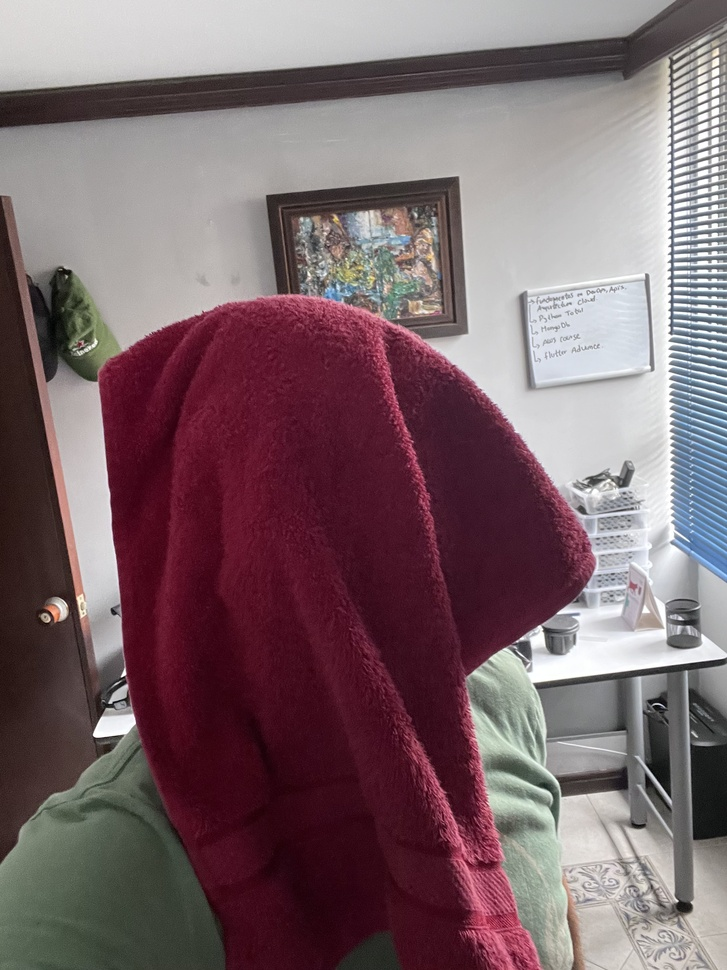
#> input picture improved-inivisbility-cloak/assets/red_cloak_testing.jpg, 727 x 970 px, shrunk from 2316 x 3088 before the run
$ python -i model.py   (imports and definitions only)
#> lines starting #> are read from the running program, lines starting #| are printed output that depends on the picture; after the words box and inside, x2 and y2 are one past the last pixel; in counts of white or black regions, pixels touching at a corner belong together
#> further down, picture is the input picture: shape (970, 727, 3); mean B, G, R 107.4, 102.3, 123.4
import cv2
import numpy as np

class VideoModel:
    def __init__(self):
        self.background = None

    def capture_background(self, cap):
        background = 0
        for i in range(60):
            ret, background = cap.read()
        self.background = background

    def process_frame(self, frame):
        frame = np.flip(frame, axis=1)
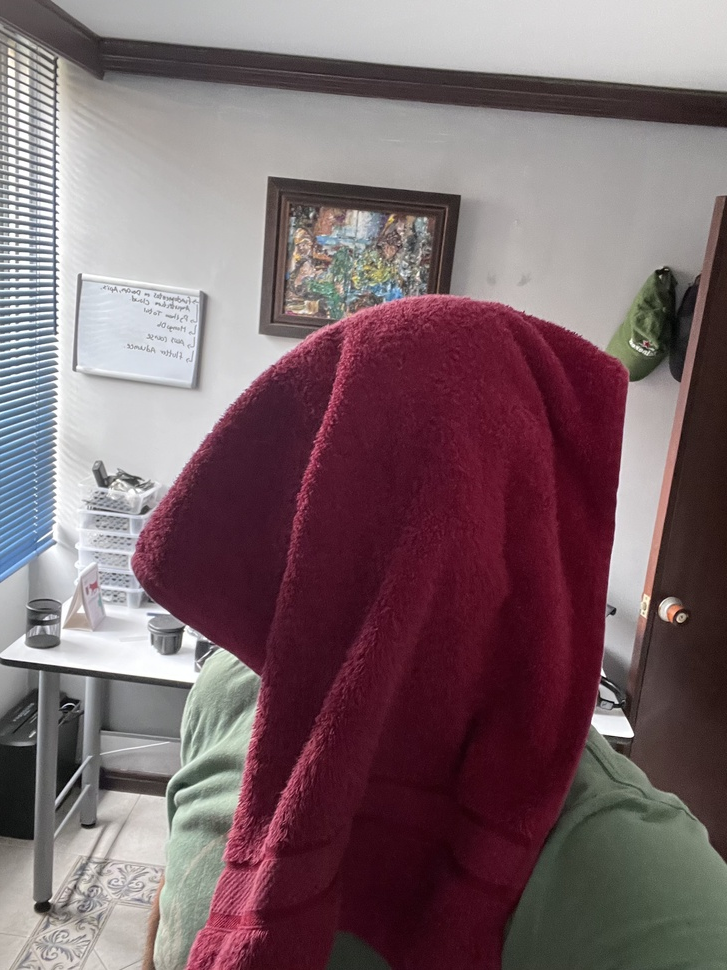
#> frame: shape (970, 727, 3); mean of channels 0, 1, 2 107.4, 102.3, 123.4; drawn as B, G, R
        hsv = cv2.cvtColor(frame, cv2.COLOR_BGR2HSV)
#> hsv: shape (970, 727, 3); mean H, S, V 96.4, 82.5, 125.9

        # Generar máscaras para detectar un color específico (en este caso, rojo)
        lower_red = np.array([0, 120, 50])
        upper_red = np.array([10, 255, 255])
        mask1 = cv2.inRange(hsv, lower_red, upper_red)
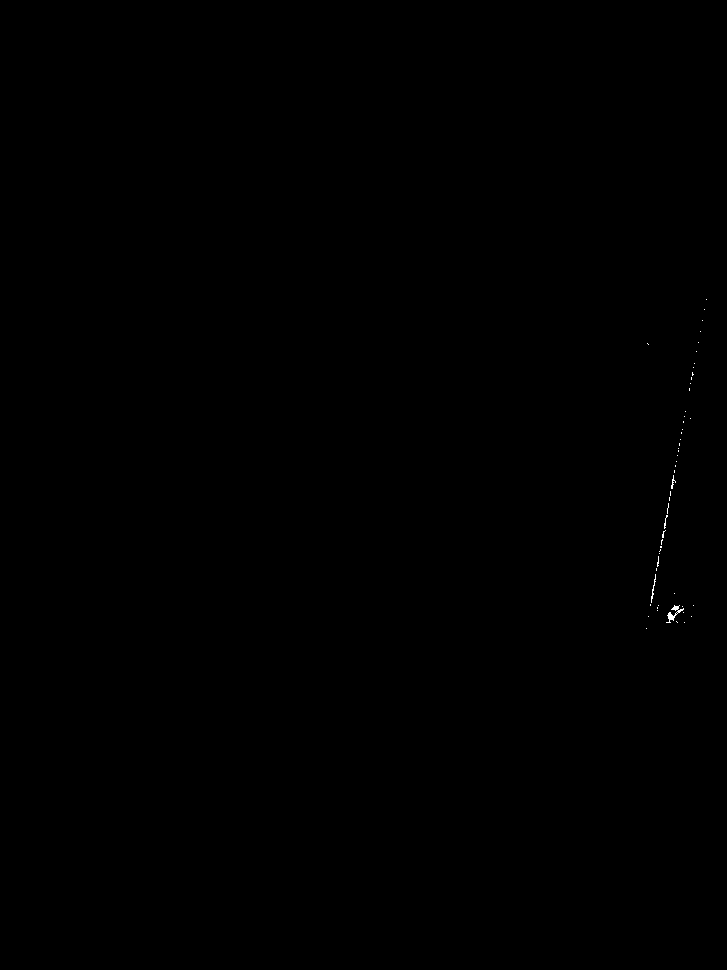
#> mask1: shape (970, 727); 0.04% white in thin lines or dots, all inside (x1, y1, x2, y2) = (646, 299, 707, 629)

        lower_red = np.array([170, 120, 70])
        upper_red = np.array([180, 255, 255])
        mask2 = cv2.inRange(hsv, lower_red, upper_red)
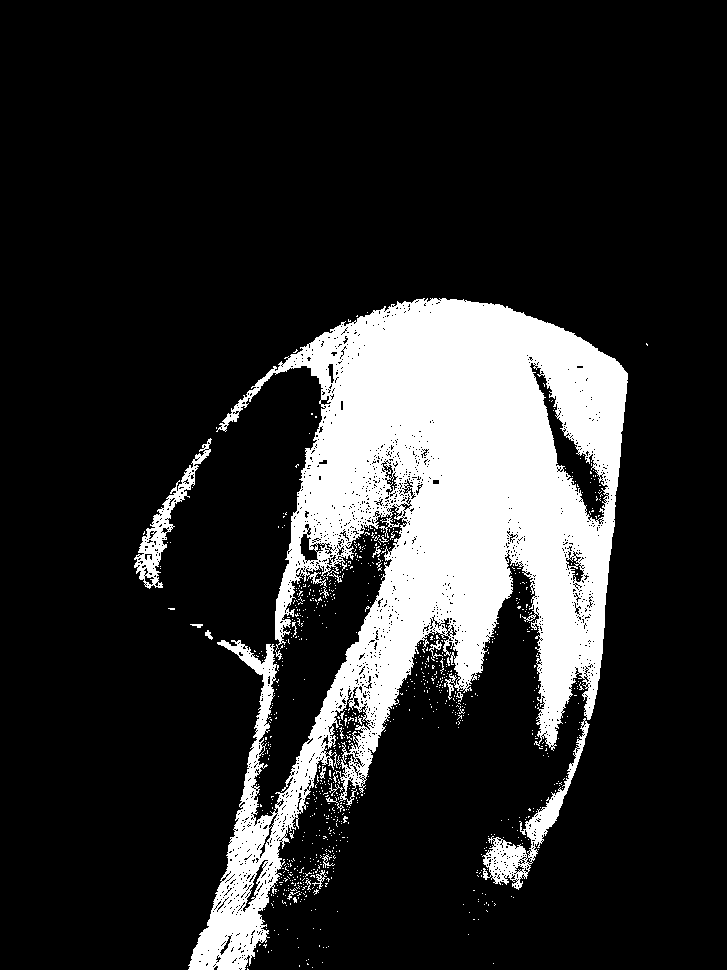
#> mask2: shape (970, 727); 16.9% white; 869 white regions (847 under 20 px), largest, box (x1, y1, x2, y2) and area: (188, 298, 628, 970) 111711, (482, 718, 590, 890) 2882, (134, 438, 212, 589) 2040

        mask1 = mask1 + mask2

        # Aplicar operaciones morfológicas a la máscara
        mask1 = cv2.morphologyEx(mask1, cv2.MORPH_OPEN, np.ones((3, 3), np.uint8))
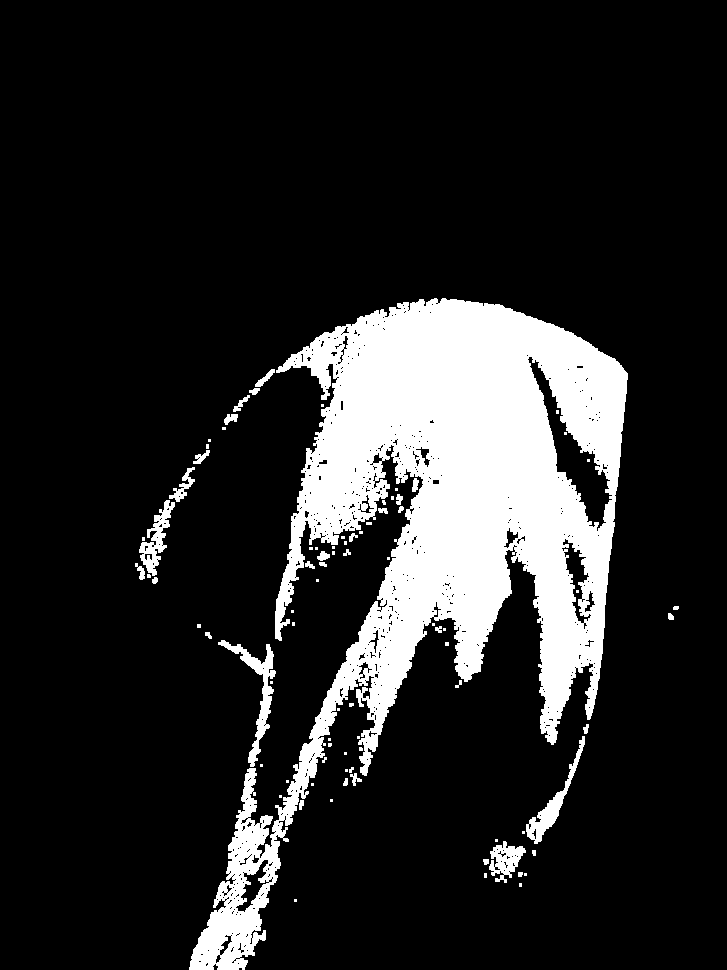
#> mask1: shape (970, 727); 15.2% white; 85 white regions (50 under 20 px), largest, box (x1, y1, x2, y2) and area: (189, 298, 628, 970) 100603, (218, 640, 276, 767) 1452, (526, 736, 585, 844) 1116
        mask1 = cv2.morphologyEx(mask1, cv2.MORPH_DILATE, np.ones((3, 3), np.uint8))
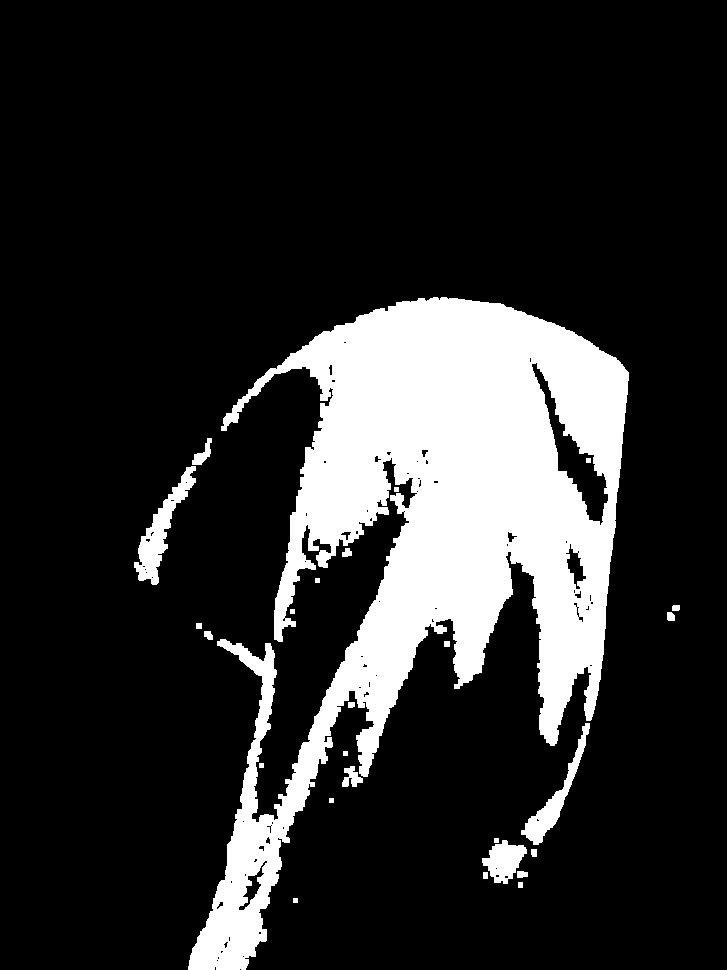
#> mask1: shape (970, 727); 17% white; 26 white regions, largest, box (x1, y1, x2, y2) and area: (188, 297, 629, 970) 113691, (134, 466, 196, 585) 2144, (521, 723, 590, 845) 1603

        # Crear una máscara invertida para segmentar el color rojo del fotograma
        mask2 = cv2.bitwise_not(mask1)

        # Segmentar la parte roja del fotograma
        res1 = cv2.bitwise_and(frame, frame, mask=mask2)
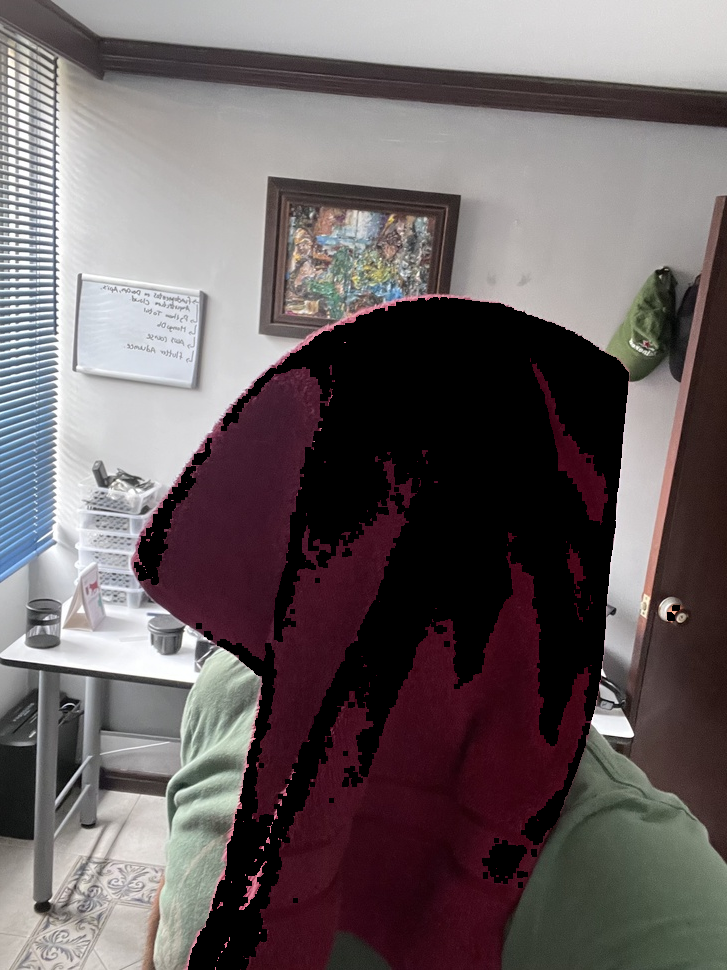
#> res1: shape (970, 727, 3); mean of channels 0, 1, 2 99.4, 97.6, 107.1; drawn as B, G, R

        # Crear una imagen que muestre el fondo estático solo para la región enmascarada
#> (the run stopped early here; a loop or call above may not have finished)

$ run again, on improved-inivisbility-cloak/assets/red.JPG
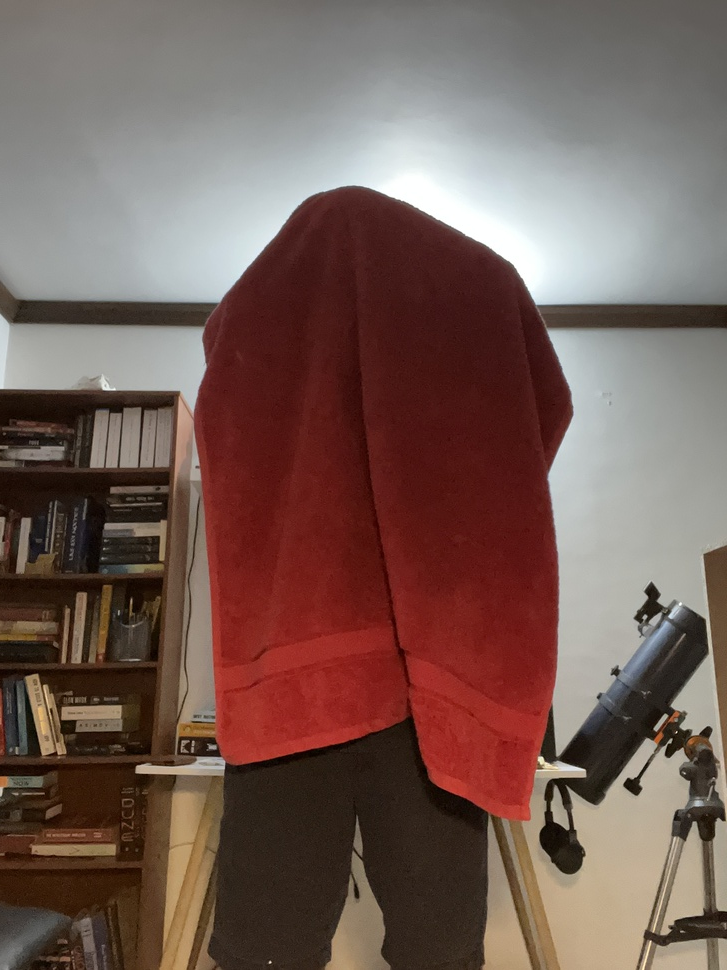
#> input picture improved-inivisbility-cloak/assets/red.JPG, 727 x 970 px, shrunk from 2316 x 3088 before the run
#> picture is the input picture: shape (970, 727, 3); mean B, G, R 86.5, 93.6, 117.4
#> hsv: shape (970, 727, 3); mean H, S, V 29.4, 93.7, 119
#> in process_frame, `mask1 = cv2.inRange(hsv, lower_red, upper_red)`:
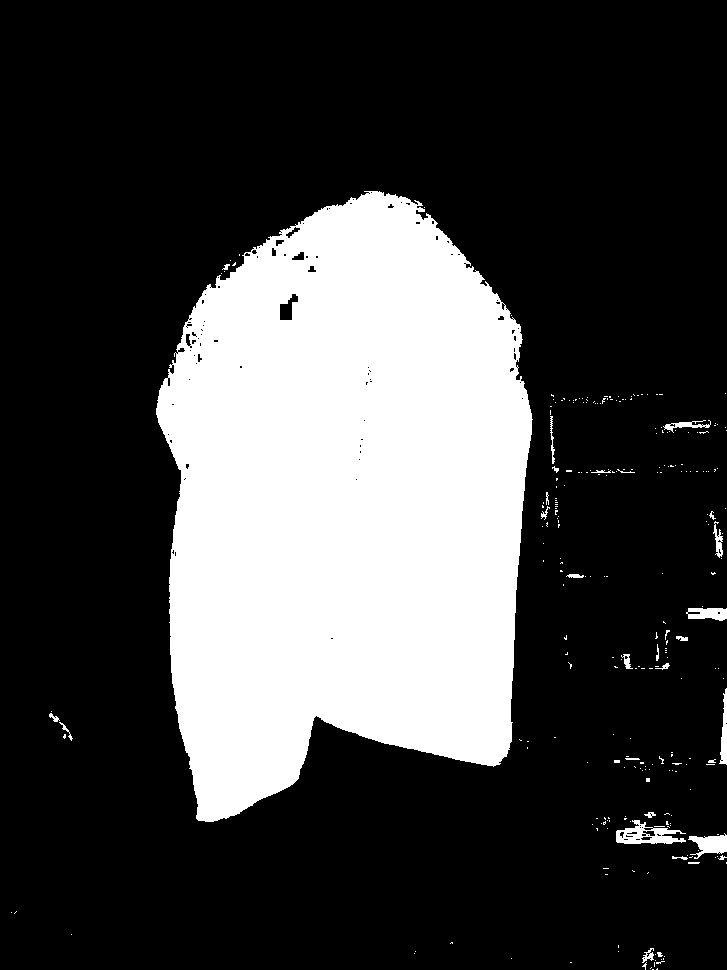
#> mask1: shape (970, 727); 26.1% white; 265 white regions (235 under 20 px), largest, box (x1, y1, x2, y2) and area: (156, 191, 533, 822) 180182, (616, 820, 686, 844) 836, (688, 833, 727, 859) 558
#> in process_frame, `res1 = cv2.bitwise_and(frame, frame, mask=mask2)`:
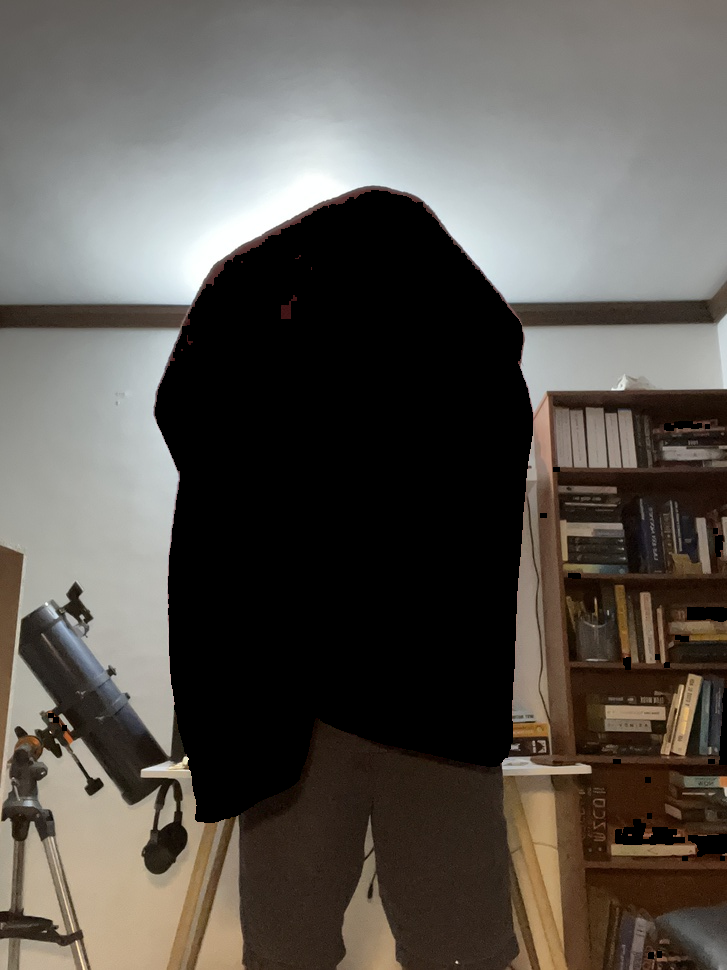
#> res1: shape (970, 727, 3); mean of channels 0, 1, 2 79.6, 85.6, 90.4; drawn as B, G, R
